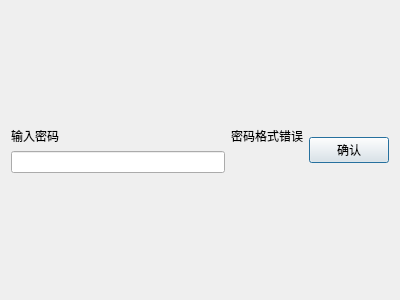
<?xml version="1.0" encoding="UTF-8"?>
<ui version="4.0">
 <class>InputPassword</class>
 <widget class="QDialog" name="InputPassword">
  <property name="geometry">
   <rect>
    <x>0</x>
    <y>0</y>
    <width>400</width>
    <height>300</height>
   </rect>
  </property>
  <property name="windowTitle">
   <string>Dialog</string>
  </property>
  <layout class="QGridLayout" name="gridLayout_2">
   <item row="0" column="0">
    <layout class="QGridLayout" name="gridLayout">
     <item row="0" column="0">
      <widget class="QLabel" name="label">
       <property name="text">
        <string>输入密码</string>
       </property>
      </widget>
     </item>
     <item row="1" column="0">
      <widget class="QLineEdit" name="lineEdit"/>
     </item>
     <item row="0" column="1">
      <widget class="QLabel" name="label_2">
       <property name="text">
        <string>密码格式错误</string>
       </property>
      </widget>
     </item>
    </layout>
   </item>
   <item row="0" column="1">
    <widget class="QPushButton" name="pushButton">
     <property name="text">
      <string>确认</string>
     </property>
    </widget>
   </item>
  </layout>
 </widget>
 <resources/>
 <connections/>
</ui>
